Frame 1 (no input): blank canvas, image omitted
Frame 60 (the mouse pressed at the canvas centre just before this capture): blank canvas, image omitted
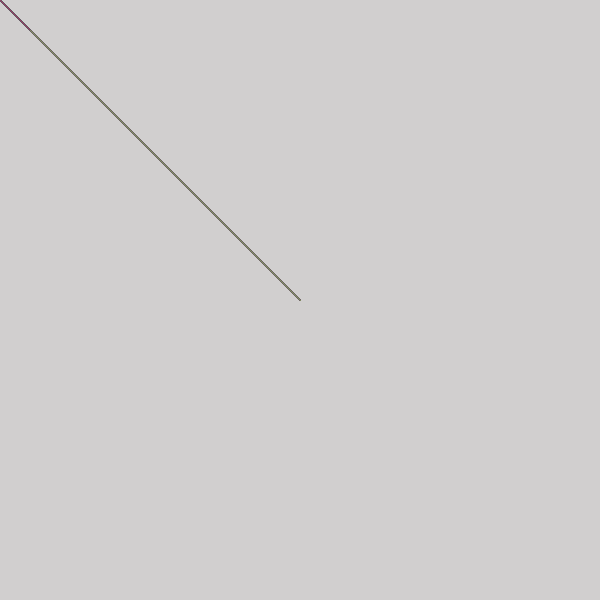
Frame 120 (the mouse held since frame 60 and released just before this capture)

The Processing sketch whose frames 1 and 60 were blank and that drew this single picture after the mouse press (run headless with seeded random() and noise(); from frame 60 on, the mouse is pressed at the canvas centre):

// Processing sketch: processing_115544
// ── processing_115544.pde

//basado en el ejemplo snake
//declaracion dos arrays
int [] xpos= new int [100];
int [] ypos= new int [100];


void setup (){
  
  size (600,600);
  smooth ();
  
  for (int i = 0; i< xpos.length; i++){ 
  xpos [i] = 0;
  ypos [i] = 0;
 }

}
void draw() {
  //background (255);
  //condicional.cuando el ratón esta en la mitad izqda el fondo es cuando pasa a la drecha pasa a ser gris
  if (mouseX < width/2){
  background (255); 
}else {
  background (#D1CFCF); 
}
  
  for (int i = 0; i< xpos.length-1; i++) {
xpos [i]= xpos [i+1]; 
ypos [i]= ypos  [i+1];

}
xpos[xpos.length-1] = mouseX; 
ypos[ypos.length-1] = mouseY; 

for (int i=0; i< xpos.length-1; i++){
  stroke(random(200), random(200), 100, random(500)); 
  
  line (xpos[i], ypos[i],30, 30); 
  
}

}
